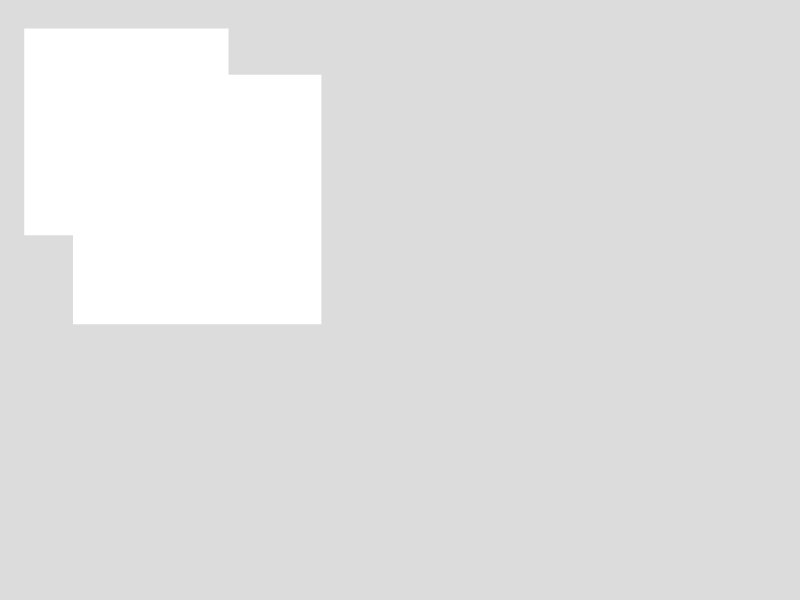
Frame 1 (no input)
Frame 60 (no input): identical to frame 1, image omitted
Frame 120 (the mouse pressed at the canvas centre since frame 60): identical to frame 1, image omitted

The p5.js sketch that drew this single still picture (run headless with seeded random() and noise() and a simulated clock; from frame 60 on, the mouse is pressed at the canvas centre):

// p5.js sketch
// ── sketch.js
const COUNT = 4;
const CLOSE_TO_SHAPE_RANGE = 2;
const LEFT = "LEFT";
const RIGHT = "RIGHT";
const CENTER = "CENTER";

let selected;
let shapes;

function setup() {
  createCanvas(800, 600);
  shapes = [];
  for (let i = 0; i < COUNT; i++) {
    let x1 = random(0, width / 2);
    let x2 = x1 + random(0, 10);
    let y1 = random(0, height / 2);
    let y2 = y1 + random(0, 10);
    shapes.push(new Shape(x1, x2, y1, y2, i));
  }
}

function draw() {
  background(220);
  shapes.forEach((shape) => {
    shape.draw();
  });
  if (selected) {
    let closest = selected.findClosestShape();
    if (closest) {
      let closeEnoughLoc = selected.closeToShapeSideHorizontally(closest);
      if (closeEnoughLoc) selected.drawLine(closeEnoughLoc, closest);
    }
  }
}

function mousePressed() {
  let s;
  shapes.forEach((shape) => {
    shape.selected = false;
    shape.neighbour = false;
  });
  shapes.forEach((shape) => {
    if (shape.isClicked()) {
      shape.select();
      s = shape;
    }
  });
  if (s) selected = s;
  else selected = null;
}

function mouseDragged() {
  if (selected) selected.move();
}

function keyPressed() {
  if (selected)
    switch (keyCode) {
      case 52:
        selected.alignToPage(LEFT);
        break;
      case 53:
        selected.alignToPage(CENTER);
        break;
      case 54:
        selected.alignToPage(RIGHT);
        break;
    }
}

class Shape {
  constructor(x1, y1, x2, y2, id) {
    this.x1 = min(x1, x2);
    this.y1 = min(y1, y2);
    this.x2 = max(x1, x2);
    this.y2 = max(y1, y2);
    this.id = id;
  }

  getCenter() {
    return [
      this.x1 + (this.x2 - this.x1) / 2,
      this.y1 + (this.y2 - this.y1) / 2,
    ];
  }

  findClosestShape() {
    let res, minDist;
    shapes.forEach((shape) => {
      if (this !== shape) {
        shape.neighbour = false;
        let d = Number.MAX_VALUE;
        for (let x1 of [this.x1, this.x2]) {
          for (let y1 of [this.y1, this.y2]) {
            for (let x2 of [shape.x1, shape.x2]) {
              for (let y2 of [shape.y1, shape.y2]) {
                d = min(d, dist(x1, y1, x2, y2));
              }
            }
          }
        }
        if (!res || minDist > d) {
          res = shape;
          minDist = d;
        }
      }
    });
    return res;
  }

  closeToShapeSideHorizontally(shape) {
    let res = "";
    if (abs(shape.x1 - this.x1) <= CLOSE_TO_SHAPE_RANGE) res = LEFT;
    else if (abs(shape.x2 - this.x2) <= CLOSE_TO_SHAPE_RANGE) res = RIGHT;
    else if (
      abs(this.getCenter()[0] - shape.getCenter()[0]) <= CLOSE_TO_SHAPE_RANGE
    )
      res = CENTER;
    return res;
  }

  alignToShape(location, shape) {
    let dist = 0;
    switch (location) {
      case LEFT:
        dist = shape.x1 - this.x1;
        break;
      case RIGHT:
        dist = shape.x2 - this.x2;
        break;
      case CENTER:
        dist = shape.getCenter()[0] - this.getCenter()[0];
        break;
    }
    this.x2 += dist;
    this.x1 += dist;
  }

  alignToPage(location) {
    let dist = 0;
    switch (location) {
      case LEFT:
        dist = -this.x1;
        break;
      case RIGHT:
        dist = width - this.x2;
        break;
      case CENTER:
        dist = width / 2 - this.getCenter()[0];
        break;
    }
    this.x2 += dist;
    this.x1 += dist;
  }

  isClicked() {
    let x1 = this.x1;
    let x2 = this.x2;
    let y1 = this.y1;
    let y2 = this.y2;
    return x1 <= mouseX && mouseX <= x2 && y1 <= mouseY && mouseY <= y2;
  }

  select() {
    shapes.forEach((shape) => {
      shape.selected = false;
      shape.neighbour = false;
    });
    this.selected = true;
  }

  draw() {
    let w = this.x2 - this.x1;
    let h = this.y2 - this.y1;
    let x = this.x1;
    let y = this.y1;
    strokeWeight(2);
    if (this.selected) stroke(0, 100, 0);
    else if (this.neighbour) stroke(100, 0, 100);
    else noStroke();
    rect(x, y, w, h);
  }
  move() {
    this.x1 += movedX;
    this.x2 += movedX;
    this.y1 += movedY;
    this.y2 += movedY;

    let closest = this.findClosestShape();
    if (closest) {
      closest.neighbour = true;
      let closeEnoughLoc = this.closeToShapeSideHorizontally(closest);
      if (closeEnoughLoc) {
        this.alignToShape(closeEnoughLoc, closest);
      }
    }
  }
  drawLine(location, shape) {
    let x1 = 0,
      x2 = 0,
      y1 = 0,
      y2 = 0;
    switch (location) {
      case LEFT:
        x1 = this.x1;
        x2 = this.x1;
        y1 = min(this.y1, shape.y1);
        y2 = max(this.y1, shape.y1);
        break;
      case RIGHT:
        x1 = this.x2;
        x2 = this.x2;
        y1 = min(this.y1, shape.y1);
        y2 = max(this.y1, shape.y1);
        break;
      case CENTER:
        x1 = this.getCenter()[0];
        x2 = x1;
        y1 = min(this.getCenter()[1], shape.getCenter()[1]);
        y2 = max(this.getCenter()[1], shape.getCenter()[1]);
        break;
    }
    strokeWeight(1);
    stroke(0);
    line(x1, y1, x2, y2);
  }
}
